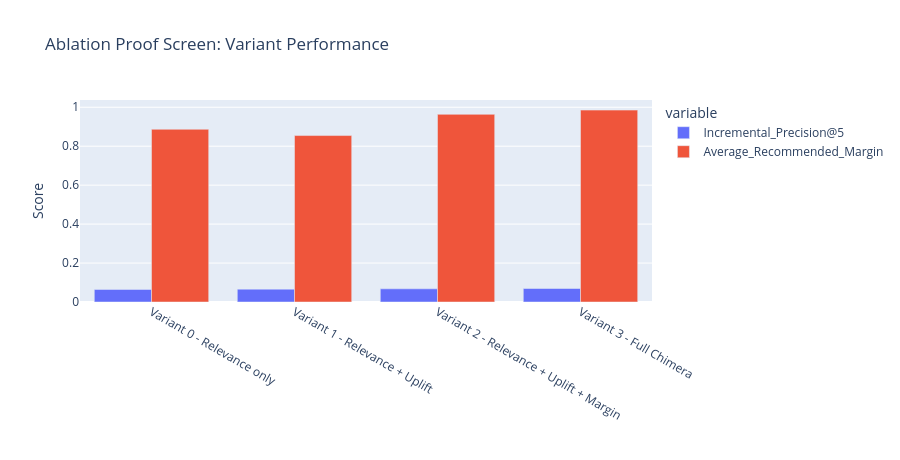

Notebook code cell kept with this figure:
### Code cell
proof_table = build_ablation_proof_table(ablation_summary)
display(proof_table)

fig_proof = px.bar(
    proof_table,
    x='Variant',
    y=['Incremental_Precision@5', 'Average_Recommended_Margin'],
    barmode='group',
    title='Ablation Proof Screen: Variant Performance',
)
fig_proof.update_layout(height=460, xaxis_title='', yaxis_title='Score')
fig_proof.show()

### Figure 1 — Plotly figure (JSON) as saved in the notebook; plotly's stock layout.template omitted (floating-point values rounded to 4 significant figures)
{"data": [{"alignmentgroup": "True", "hovertemplate": "variable=Incremental_Precision@5<br>Variant=%{x}<br>value=%{y}<extra></extra>", "legendgroup": "Incremental_Precision@5", "marker": {"color": "#636efa", "pattern": {"shape": ""}}, "name": "Incremental_Precision@5", "offsetgroup": "Incremental_Precision@5", "orientation": "v", "showlegend": true, "textposition": "auto", "type": "bar", "x": ["Variant 0 - Relevance only", "Variant 1 - Relevance + Uplift", "Variant 2 - Relevance + Uplift + Margin", "Variant 3 - Full Chimera"], "xaxis": "x", "y": [0.0643, 0.06597, 0.06764, 0.06931], "yaxis": "y"}, {"alignmentgroup": "True", "hovertemplate": "variable=Average_Recommended_Margin<br>Variant=%{x}<br>value=%{y}<extra></extra>", "legendgroup": "Average_Recommended_Margin", "marker": {"color": "#EF553B", "pattern": {"shape": ""}}, "name": "Average_Recommended_Margin", "offsetgroup": "Average_Recommended_Margin", "orientation": "v", "showlegend": true, "textposition": "auto", "type": "bar", "x": ["Variant 0 - Relevance only", "Variant 1 - Relevance + Uplift", "Variant 2 - Relevance + Uplift + Margin", "Variant 3 - Full Chimera"], "xaxis": "x", "y": [0.8868, 0.8547, 0.9637, 0.9854], "yaxis": "y"}], "layout": {"barmode": "group", "height": 460, "legend": {"title": {"text": "variable"}, "tracegroupgap": 0}, "title": {"text": "Ablation Proof Screen: Variant Performance"}, "xaxis": {"anchor": "y", "domain": [0, 1], "title": {"text": ""}}, "yaxis": {"anchor": "x", "domain": [0, 1], "title": {"text": "Score"}}}}
